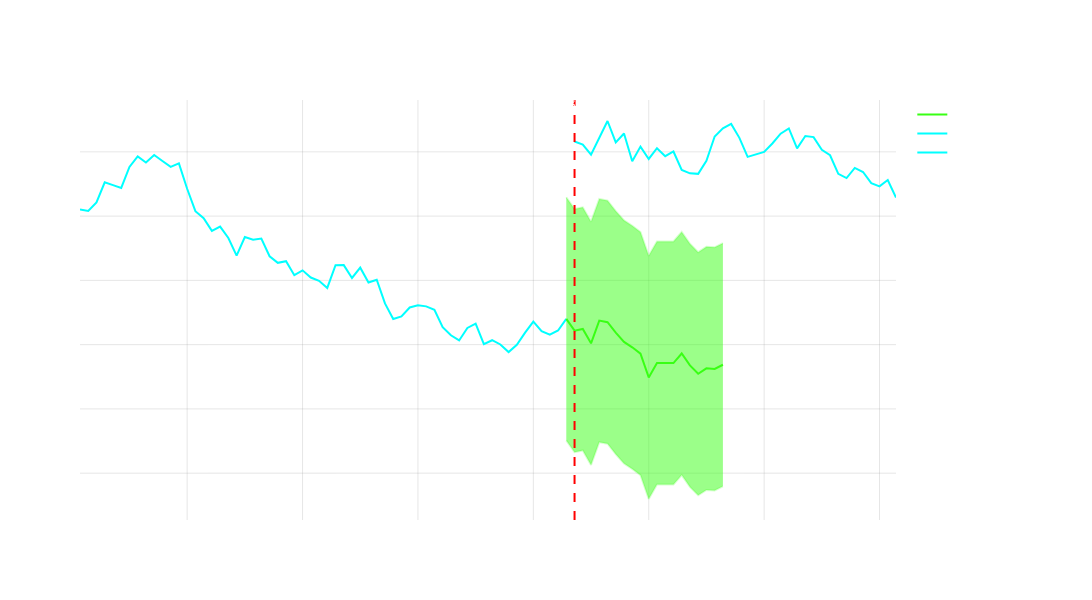

The notebook cell this image was saved under:
### Markdown cell above
#### 2.)  Why Forecasts are Wrong


First and foremost - there is no such thing as a *prediction* without a crystal ball

We are dealing with an *expectation* which is a far better characterization of the space, if things evolved *as expected* then this is what the future would be *at best*, at worse we are violently wrong

However, we can barely measure what a *good* expectation would actually be

We will look at several examples herein why this is the case, and we will also look at how we can make money even when our models are *incorrect*

#####  Assumptions, Unit Roots, and Stationarity

Tests for stationarity are largely nonsense, its very difficult, unit roots imply nonstationarity... not having a unit root doesnt mean its stationary...

**Remark:** <u>Some assumptions are more correct than others</u>

- **No arbitrage $\iff$ Risk-Neutral Measure**, for example, is not a crazy assumption, model prices based on this assumption are reasonable

- **Constant Volatility**, for example, is a crazy assumption, but for something like the Black-Scholes Model is actually useful (implied volatility) 

- **Stationarity**, for example, is a crazy assumption and quickly and effortlessly invalidates a model in practice


Now, the first thing your professor will do in a time series analysis class is assume *stationarity*

A violently wrong assumption that validates the theoretical world and ensures analysis is *"correct"*

Very little is done to discuss the imnplications of this violation in practice, it largely turns into a research problem. . .

### Code cell
# Generate sample time series data with an earnings jump
np.random.seed(42)
n_points = 100
dates = [datetime(2024,1,1) + timedelta(days=int(x)) for x in range(n_points)]
price = 100
prices = []

# Add an earnings event around day 60
earnings_day = 60
jump_magnitude = 0.15  # 15% jump

for i in range(n_points):
    if i == earnings_day:
        # Random direction of the earnings jump (up or down)
        direction = np.random.choice([-1, 1])
        price *= (1 + direction * jump_magnitude)
    else:
        price *= (1 + np.random.normal(0.0002, 0.01))
    prices.append(price)

# Create figure for earnings example
fig = make_subplots(rows=1, cols=1, subplot_titles=('Forecast Failure at Earnings Event',))

# Original Data up to earnings
fig.add_trace(
    go.Scatter(
        x=dates[:earnings_day],
        y=prices[:earnings_day],
        mode='lines',
        line=dict(color='rgba(0, 255, 255, 1)'),
        name='Historical Data'
    )
)

# Data after earnings
fig.add_trace(
    go.Scatter(
        x=dates[earnings_day:],
        y=prices[earnings_day:],
        mode='lines',
        line=dict(color='rgba(0, 255, 255, 1)'),
        name='Post-Earnings Data'
    )
)

# Generate pre-earnings forecast
window = 10
last_price = prices[earnings_day-1]
forecast = [last_price]
forecast_days = 20
current_std = np.std(prices[earnings_day-window:earnings_day])

for _ in range(forecast_days-1):
    forecast.append(forecast[-1] * (1 + np.random.normal(0.0002, 0.01)))
    current_std *= 1.1

forecast_dates = [dates[earnings_day-1] + timedelta(days=int(x)) for x in range(forecast_days)]

# Calculate confidence bands
forecast_upper = np.array(forecast) + 2*np.array([current_std] * forecast_days)
forecast_lower = np.array(forecast) - 2*np.array([current_std] * forecast_days)

# Add forecast
fig.add_trace(
    go.Scatter(
        x=forecast_dates,
        y=forecast,
        mode='lines',
        line=dict(color='rgba(57, 255, 20, 1)'),
        name='Pre-Earnings Forecast'
    )
)

# Add confidence bands
fig.add_trace(
    go.Scatter(
        x=forecast_dates,
        y=forecast_upper,
        mode='lines',
        line=dict(color='rgba(57, 255, 20, 0.2)'),
        name='Forecast Confidence Band',
        showlegend=False
    )
)

fig.add_trace(
    go.Scatter(
        x=forecast_dates,
        y=forecast_lower,
        mode='lines',
        line=dict(color='rgba(57, 255, 20, 0.2)'),
        fill='tonexty',
        showlegend=False
    )
)
# Add vertical line for earnings
# Use add_shape instead of add_vline to avoid type error with datetime
fig.add_shape(
    type="line",
    x0=dates[earnings_day],
    x1=dates[earnings_day], 
    y0=0,
    y1=1,
    yref="paper",
    line=dict(
        color="red",
        width=2,
        dash="dash"
    )
)

# Add earnings annotation
fig.add_annotation(
    x=dates[earnings_day],
    y=1,
    yref="paper",
    text="Earnings Event",
    showarrow=False,
    yshift=10
)

# Update layout
fig.update_layout(
    width=1200,
    height=600,
    title='Time Series Forecast Failure: Earnings Event Example',
    showlegend=True,
    plot_bgcolor='rgba(0,0,0,0)',
    paper_bgcolor='rgba(0,0,0,0)',
    font=dict(color='white')
)

# Update axes
fig.update_xaxes(
    showgrid=True,
    gridwidth=1,
    gridcolor='rgba(128,128,128,0.2)',
    zeroline=True,
    zerolinewidth=1,
    zerolinecolor='rgba(128,128,128,0.5)'
)
fig.update_yaxes(
    showgrid=True,
    gridwidth=1,
    gridcolor='rgba(128,128,128,0.2)',
    zeroline=True,
    zerolinewidth=1,
    zerolinecolor='rgba(128,128,128,0.5)'
)

fig.show()

### Figure 1 — Plotly figure (JSON) as saved in the notebook; plotly's stock layout.template omitted (floating-point values rounded to 4 significant figures)
{"data": [{"line": {"color": "rgba(0, 255, 255, 1)"}, "mode": "lines", "name": "Historical Data", "type": "scatter", "x": ["2024-01-01T00:00:00", "2024-01-02T00:00:00", "2024-01-03T00:00:00", "2024-01-04T00:00:00", "2024-01-05T00:00:00", "2024-01-06T00:00:00", "2024-01-07T00:00:00", "2024-01-08T00:00:00", "2024-01-09T00:00:00", "2024-01-10T00:00:00", "2024-01-11T00:00:00", "2024-01-12T00:00:00", "2024-01-13T00:00:00", "2024-01-14T00:00:00", "2024-01-15T00:00:00", "2024-01-16T00:00:00", "2024-01-17T00:00:00", "2024-01-18T00:00:00", "2024-01-19T00:00:00", "2024-01-20T00:00:00", "2024-01-21T00:00:00", "2024-01-22T00:00:00", "2024-01-23T00:00:00", "2024-01-24T00:00:00", "2024-01-25T00:00:00", "2024-01-26T00:00:00", "2024-01-27T00:00:00", "2024-01-28T00:00:00", "2024-01-29T00:00:00", "2024-01-30T00:00:00", "2024-01-31T00:00:00", "2024-02-01T00:00:00", "2024-02-02T00:00:00", "2024-02-03T00:00:00", "2024-02-04T00:00:00", "2024-02-05T00:00:00", "2024-02-06T00:00:00", "2024-02-07T00:00:00", "2024-02-08T00:00:00", "2024-02-09T00:00:00", "2024-02-10T00:00:00", "2024-02-11T00:00:00", "2024-02-12T00:00:00", "2024-02-13T00:00:00", "2024-02-14T00:00:00", "2024-02-15T00:00:00", "2024-02-16T00:00:00", "2024-02-17T00:00:00", "2024-02-18T00:00:00", "2024-02-19T00:00:00", "2024-02-20T00:00:00", "2024-02-21T00:00:00", "2024-02-22T00:00:00", "2024-02-23T00:00:00", "2024-02-24T00:00:00", "2024-02-25T00:00:00", "2024-02-26T00:00:00", "2024-02-27T00:00:00", "2024-02-28T00:00:00", "2024-02-29T00:00:00"], "y": [100.5, 100.4, 101.1, 102.6, 102.4, 102.2, 103.8, 104.6, 104.2, 104.8, 104.3, 103.8, 104.1, 102.1, 100.4, 99.84, 98.85, 99.18, 98.3, 96.93, 98.37, 98.17, 98.26, 96.88, 96.37, 96.49, 95.4, 95.78, 95.22, 94.96, 94.41, 96.18, 96.19, 95.19, 95.99, 94.84, 95.05, 93.21, 91.99, 92.19, 92.89, 93.07, 92.98, 92.72, 91.37, 90.73, 90.33, 91.3, 91.63, 90.03, 90.34, 90.01, 89.42, 89.99, 90.93, 91.8, 91.05, 90.78, 91.1, 92.01]}, {"line": {"color": "rgba(0, 255, 255, 1)"}, "mode": "lines", "name": "Post-Earnings Data", "type": "scatter", "x": ["2024-03-01T00:00:00", "2024-03-02T00:00:00", "2024-03-03T00:00:00", "2024-03-04T00:00:00", "2024-03-05T00:00:00", "2024-03-06T00:00:00", "2024-03-07T00:00:00", "2024-03-08T00:00:00", "2024-03-09T00:00:00", "2024-03-10T00:00:00", "2024-03-11T00:00:00", "2024-03-12T00:00:00", "2024-03-13T00:00:00", "2024-03-14T00:00:00", "2024-03-15T00:00:00", "2024-03-16T00:00:00", "2024-03-17T00:00:00", "2024-03-18T00:00:00", "2024-03-19T00:00:00", "2024-03-20T00:00:00", "2024-03-21T00:00:00", "2024-03-22T00:00:00", "2024-03-23T00:00:00", "2024-03-24T00:00:00", "2024-03-25T00:00:00", "2024-03-26T00:00:00", "2024-03-27T00:00:00", "2024-03-28T00:00:00", "2024-03-29T00:00:00", "2024-03-30T00:00:00", "2024-03-31T00:00:00", "2024-04-01T00:00:00", "2024-04-02T00:00:00", "2024-04-03T00:00:00", "2024-04-04T00:00:00", "2024-04-05T00:00:00", "2024-04-06T00:00:00", "2024-04-07T00:00:00", "2024-04-08T00:00:00", "2024-04-09T00:00:00"], "y": [105.8, 105.6, 104.8, 106.1, 107.4, 105.7, 106.4, 104.3, 105.4, 104.4, 105.3, 104.7, 105.0, 103.6, 103.3, 103.3, 104.3, 106.2, 106.8, 107.2, 106.1, 104.6, 104.8, 105.0, 105.6, 106.4, 106.8, 105.3, 106.2, 106.1, 105.2, 104.7, 103.3, 103.0, 103.8, 103.4, 102.6, 102.3, 102.8, 101.4]}, {"line": {"color": "rgba(57, 255, 20, 1)"}, "mode": "lines", "name": "Pre-Earnings Forecast", "type": "scatter", "x": ["2024-02-29T00:00:00", "2024-03-01T00:00:00", "2024-03-02T00:00:00", "2024-03-03T00:00:00", "2024-03-04T00:00:00", "2024-03-05T00:00:00", "2024-03-06T00:00:00", "2024-03-07T00:00:00", "2024-03-08T00:00:00", "2024-03-09T00:00:00", "2024-03-10T00:00:00", "2024-03-11T00:00:00", "2024-03-12T00:00:00", "2024-03-13T00:00:00", "2024-03-14T00:00:00", "2024-03-15T00:00:00", "2024-03-16T00:00:00", "2024-03-17T00:00:00", "2024-03-18T00:00:00", "2024-03-19T00:00:00"], "y": [92.01, 91.09, 91.22, 90.1, 91.87, 91.75, 90.94, 90.21, 89.79, 89.3, 87.45, 88.57, 88.58, 88.57, 89.31, 88.39, 87.74, 88.15, 88.11, 88.44]}, {"line": {"color": "rgba(57, 255, 20, 0.2)"}, "mode": "lines", "name": "Forecast Confidence Band", "showlegend": false, "type": "scatter", "x": ["2024-02-29T00:00:00", "2024-03-01T00:00:00", "2024-03-02T00:00:00", "2024-03-03T00:00:00", "2024-03-04T00:00:00", "2024-03-05T00:00:00", "2024-03-06T00:00:00", "2024-03-07T00:00:00", "2024-03-08T00:00:00", "2024-03-09T00:00:00", "2024-03-10T00:00:00", "2024-03-11T00:00:00", "2024-03-12T00:00:00", "2024-03-13T00:00:00", "2024-03-14T00:00:00", "2024-03-15T00:00:00", "2024-03-16T00:00:00", "2024-03-17T00:00:00", "2024-03-18T00:00:00", "2024-03-19T00:00:00"], "y": [101.5, 100.5, 100.7, 99.56, 101.3, 101.2, 100.4, 99.67, 99.25, 98.76, 96.91, 98.03, 98.03, 98.03, 98.77, 97.85, 97.19, 97.61, 97.57, 97.89]}, {"fill": "tonexty", "line": {"color": "rgba(57, 255, 20, 0.2)"}, "mode": "lines", "showlegend": false, "type": "scatter", "x": ["2024-02-29T00:00:00", "2024-03-01T00:00:00", "2024-03-02T00:00:00", "2024-03-03T00:00:00", "2024-03-04T00:00:00", "2024-03-05T00:00:00", "2024-03-06T00:00:00", "2024-03-07T00:00:00", "2024-03-08T00:00:00", "2024-03-09T00:00:00", "2024-03-10T00:00:00", "2024-03-11T00:00:00", "2024-03-12T00:00:00", "2024-03-13T00:00:00", "2024-03-14T00:00:00", "2024-03-15T00:00:00", "2024-03-16T00:00:00", "2024-03-17T00:00:00", "2024-03-18T00:00:00", "2024-03-19T00:00:00"], "y": [82.55, 81.63, 81.76, 80.64, 82.41, 82.29, 81.48, 80.75, 80.33, 79.84, 77.99, 79.11, 79.12, 79.11, 79.85, 78.93, 78.28, 78.7, 78.66, 78.98]}], "layout": {"annotations": [{"font": {"size": 16}, "showarrow": false, "text": "Forecast Failure at Earnings Event", "x": 0.5, "xanchor": "center", "xref": "paper", "y": 1, "yanchor": "bottom", "yref": "paper"}, {"showarrow": false, "text": "Earnings Event", "x": "2024-03-01T00:00:00", "y": 1, "yref": "paper", "yshift": 10}], "font": {"color": "white"}, "height": 600, "paper_bgcolor": "rgba(0,0,0,0)", "plot_bgcolor": "rgba(0,0,0,0)", "shapes": [{"line": {"color": "red", "dash": "dash", "width": 2}, "type": "line", "x0": "2024-03-01T00:00:00", "x1": "2024-03-01T00:00:00", "y0": 0, "y1": 1, "yref": "paper"}], "showlegend": true, "title": {"text": "Time Series Forecast Failure: Earnings Event Example"}, "width": 1200, "xaxis": {"anchor": "y", "domain": [0, 1], "gridcolor": "rgba(128,128,128,0.2)", "gridwidth": 1, "showgrid": true, "zeroline": true, "zerolinecolor": "rgba(128,128,128,0.5)", "zerolinewidth": 1}, "yaxis": {"anchor": "x", "domain": [0, 1], "gridcolor": "rgba(128,128,128,0.2)", "gridwidth": 1, "showgrid": true, "zeroline": true, "zerolinecolor": "rgba(128,128,128,0.5)", "zerolinewidth": 1}}}
